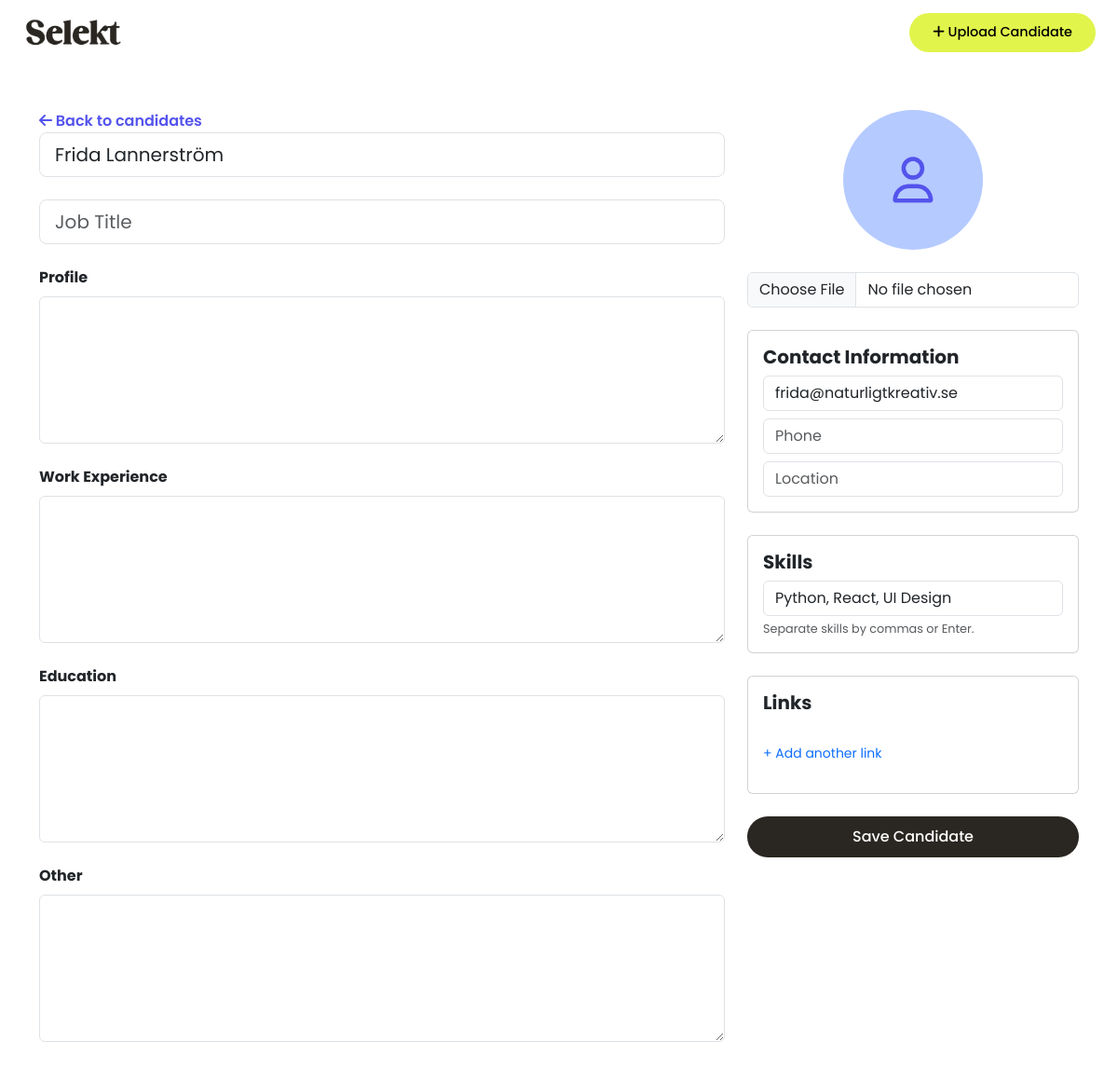
The page /candidates/9/edit/ (signed in) on the database as committed earlier.
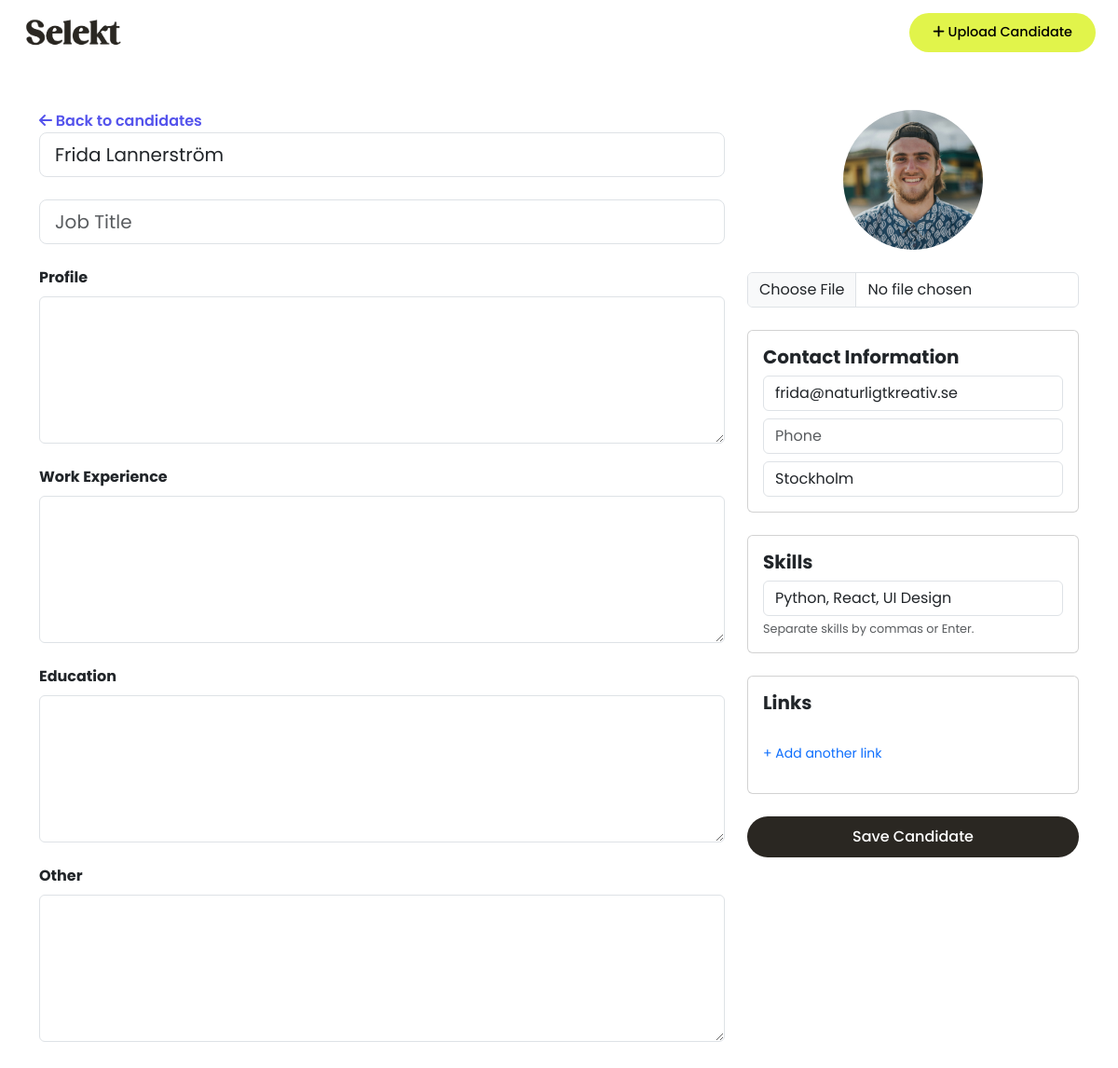
The same page on the database as committed later.
### candidates/models.py (models this page shows, shortened)
class Candidate(models.Model):
    user = models.ForeignKey(User, on_delete=models.CASCADE)
    name = models.CharField(max_length=100)
    email = models.EmailField()
    phone_number = models.CharField(max_length=20, blank=True)
    job_title = models.CharField(max_length=100, blank=True)
    profile_summary = models.TextField(blank=True)
    work_experience = models.TextField(blank=True)
    education = models.TextField(blank=True)
    location = models.CharField(max_length=100, blank=True)
    links = models.CharField(max_length=255, blank=True, help_text="e.g. LinkedIn, GitHub URLs")
    profile_image = models.ImageField(upload_to='profile_images/', blank=True, null=True)
    other = models.TextField(blank=True)
    notes = models.TextField(blank=True)
    top_skills = models.CharField(
        max_length=255,
        blank=True,
        help_text="Write top skills separated by commas (e.g. Communication, Leadership, SQL)"
    )
    uploaded_at = models.DateTimeField(auto_now_add=True)

### candidates/views.py (the view, shortened to what this page needs)
# urls.py: path('<int:pk>/edit/', views.CandidateUpdateView.as_view(), name='candidate_edit'),  # Redigera kandidat
class CandidateUpdateView(UpdateView):
    model = Candidate
    fields = [
            'name', 'email', 'phone_number', 'job_title', 'profile_summary',
            'work_experience', 'education', 'location', 'links',
            'profile_image', 'other', 'notes', 'top_skills'
        ]
    template_name = 'candidate-form.html'
    def get_object(self, queryset=None):
        obj = super().get_object(queryset)
        if obj.user != self.request.user:
            raise Http404("This candidate does not belong to you.")
        return obj

### templates/candidate-form.html (shortened to what this page needs)
{% extends 'base.html' %}
{% load static %}
{% block content %}
<div class="container py-5">
  <form method="post" enctype="multipart/form-data">
    <div class="row">
      <div class="col-md-8">
        <a href="{% url 'dashboard' %}" class="base-link"><i class="fa-solid fa-arrow-left"></i> Back to candidates</a>
        <div class="mb-4">
          <input type="text" name="name" class="form-control form-control-lg" placeholder="Name" value="{{ form.name.value|default_if_none:'' }}">
        </div>
        <div class="mb-4">
          <input type="text" name="job_title" class="form-control form-control-lg" placeholder="Job Title" value="{{ form.job_title.value|default_if_none:'' }}">
        </div>
        <div class="mb-4">
          <label class="form-label fw-bold">Profile</label>
          <textarea id="profile_summary" name="profile_summary" class="form-control wysiwyg" rows="6">{{ form.profile_summary.value|default_if_none:'' }}</textarea>
        </div>
        <div class="mb-4">
          <label class="form-label fw-bold">Work Experience</label>
          <textarea id="work_experience" name="work_experience" class="form-control wysiwyg" rows="6">{{ form.work_experience.value|default_if_none:'' }}</textarea>
        </div>
        <div class="mb-4">
          <label class="form-label fw-bold">Education</label>
          <textarea id="education" name="education" class="form-control wysiwyg" rows="6">{{ form.education.value|default_if_none:'' }}</textarea>
        </div>
        <div class="mb-4">
          <label class="form-label fw-bold">Other</label>
          <textarea id="other" name="other" class="form-control wysiwyg" rows="6">{{ form.other.value|default_if_none:'' }}</textarea>
        </div>
      </div>
      <div class="col-md-4">
        <div class="text-center mb-4">
          {% if form.instance.profile_image %}
            <img src="{{ form.instance.profile_image.url }}" class="rounded-circle mb-3" style="width: 150px; height: 150px; object-fit: cover;">
          {% else %}
            <img src="{% static 'media/images/user-pic.png' %}" class="rounded-circle mb-3" style="width: 150px; height: 150px; object-fit: cover;">
          {% endif %}
          <input type="file" name="profile_image" class="form-control mt-2">
        </div>
        <div class="card p-3 mb-4">
          <h5 class="card-title fw-bold">Contact Information</h5>
          <input type="email" name="email" class="form-control mb-2" placeholder="Email" value="{{ form.email.value|default_if_none:'' }}">
          <input type="text" name="phone_number" class="form-control mb-2" placeholder="Phone" value="{{ form.phone_number.value|default_if_none:'' }}">
          <input type="text" name="location" class="form-control" placeholder="Location" value="{{ form.location.value|default_if_none:'' }}">
        </div>
        <div class="card p-3 mb-4">
          <h5 class="card-title fw-bold">Skills</h5>
          <input id="top_skills" name="top_skills" class="form-control" value="{{ form.top_skills.value|default_if_none:'' }}">
          <small class="text-muted mt-1 d-block">Separate skills by commas or Enter.</small>
        </div>
        <div class="card p-3 mb-4">
          <h5 class="card-title fw-bold">Links</h5>
          <p class="mt-2 small text-primary" style="cursor:pointer;" onclick="showAddLinkForm()">+ Add another link</p>
        </div>
        <div class="d-grid">
          <button type="submit" class="btn button-base scn-button">Save Candidate</button>
        </div>
      </div>
    </div>
  </form>
</div>
{% endblock %}

Rows that differ between the two databases and show on the page:
changed Candidate "Frida Lannerström": instance.profile_image: picture added; location (not shown) → "Stockholm"
